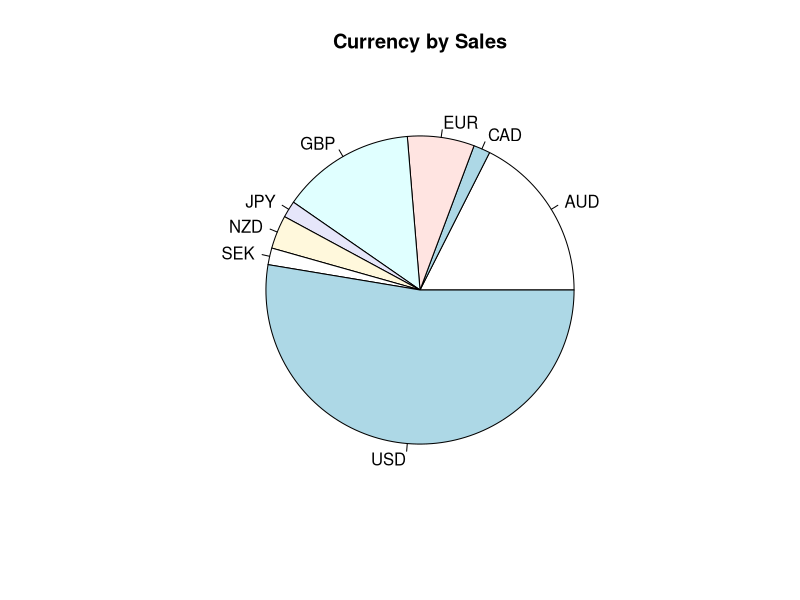

This chart was generated by the following R code:
s_all <- read.table("WeeklySales.txt", header=TRUE, sep="\t")
sales <- aggregate(s_all$Units,FUN=sum,by=list(s_all$SKU, s_all$Promo.Code, s_all$Developer.Proceeds, s_all$Customer.Currency, s_all$Units))
colnames(sales) <- c("Product", "Promo", "Individual_Proceeds", "Currency", "Units")
sale_currencies <- aggregate(sales$Units,FUN=sum,by=list(sales$Currency))
colnames(sale_currencies) <- c("Currency", "Units")

# Pie chart of currencies

png("currency_piechart.png")
pie(sale_currencies$Units, labels=sale_currencies$Currency,main="Currency by Sales")
dev.off()
